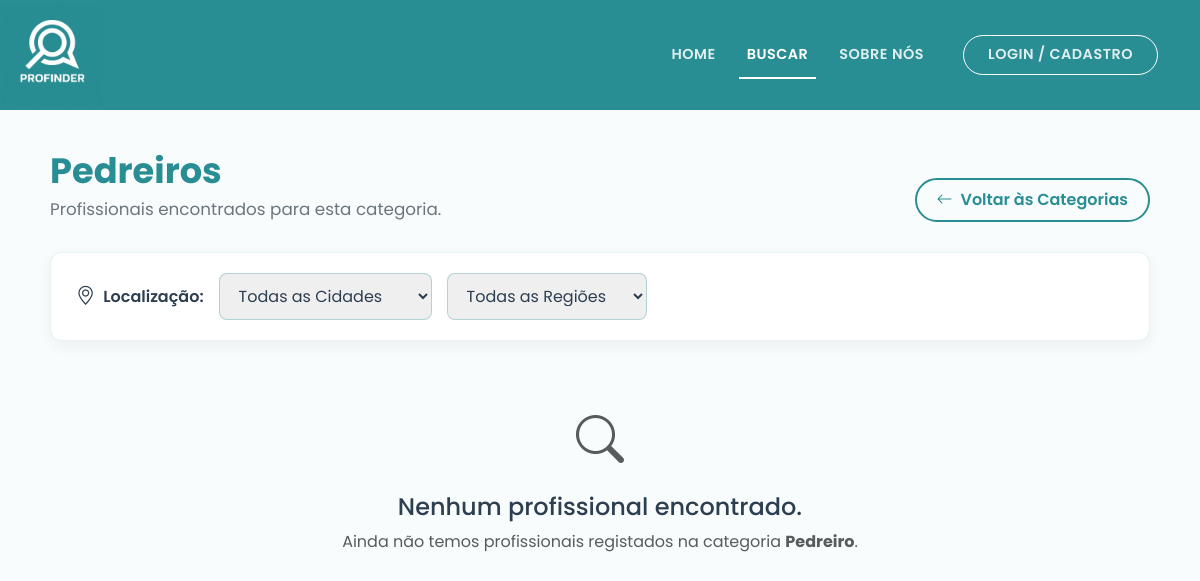
Before: /busca-profissionais/Pedreiro with the older database file.
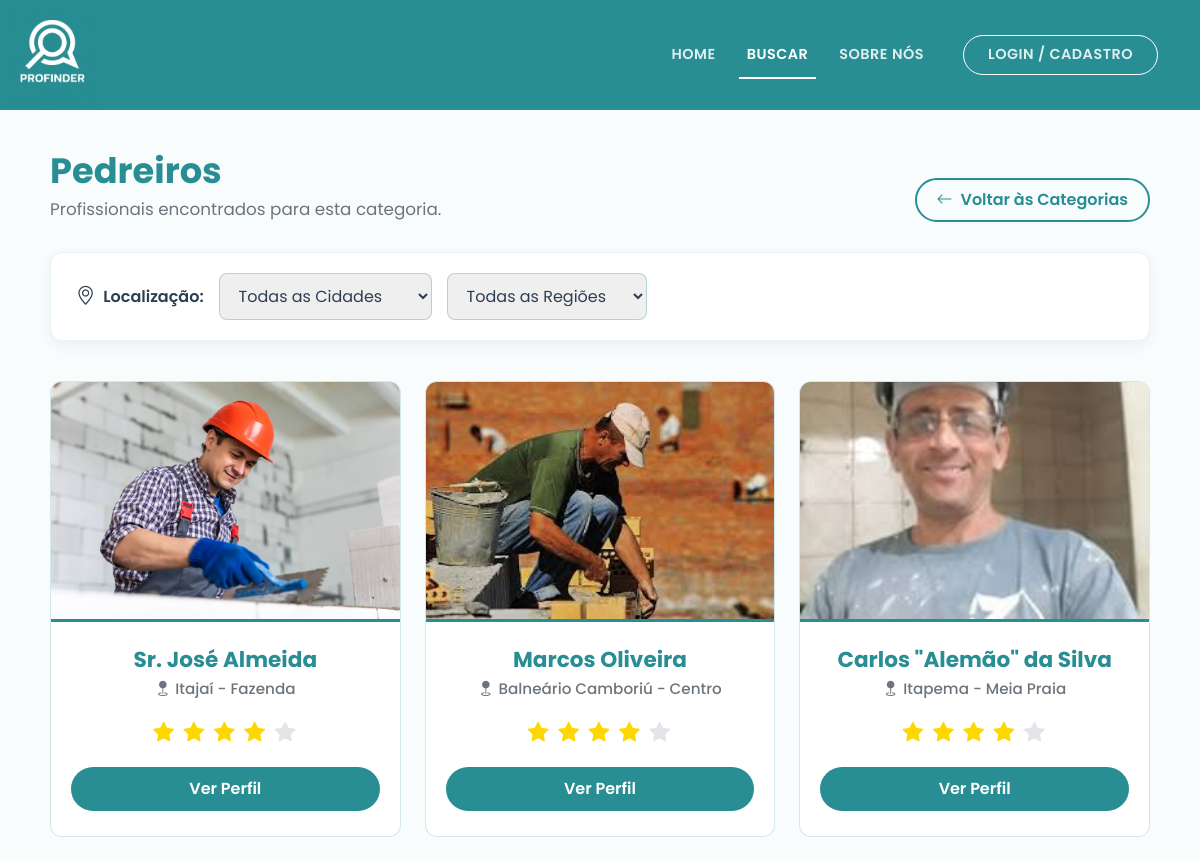
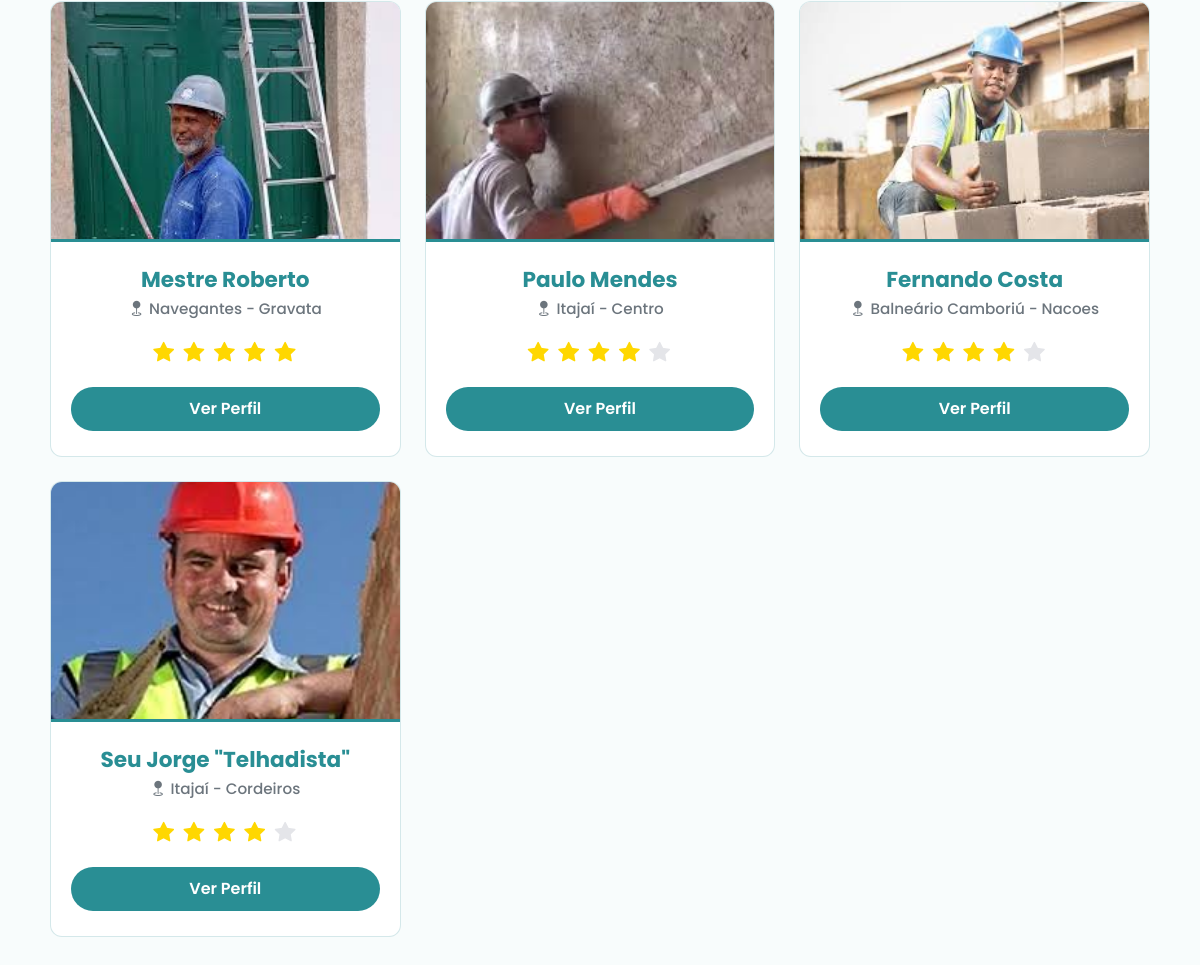
After: the same page with the newer database file (2 pictures, top to bottom).
### app.py (models this page shows, shortened)
class Profissional(db.Model, UserMixin):
    id = db.Column(db.Integer, primary_key=True)
    nome = db.Column(db.String(100), nullable=False)
    cpf = db.Column(db.String(11), unique=True, nullable=False)
    email = db.Column(db.String(120), unique=True, nullable=False)
    senha = db.Column(db.String(128), nullable=False)
    telefone = db.Column(db.String(20), nullable=True)
    profissao = db.Column(db.String(50), nullable=False)
    cidade = db.Column(db.String(100), nullable=False)
    regiao = db.Column(db.String(100), nullable=False)
    endereco_fixo = db.Column(db.String(255), nullable=True)
    descricao = db.Column(db.Text, nullable=True)
    avaliacao = db.Column(db.Float, default=5.0)
    foto = db.Column(db.String(255), default='https://cdn-icons-png.flaticon.com/512/3135/3135715.png')
    tipo_conta = db.Column(db.String(20), default='profissional')
    trabalhos = db.relationship('Portfolio', backref='profissional', lazy=True, cascade='all, delete-orphan')
    solicitacoes_recebidas = db.relationship('SolicitacaoServico', backref='profissional_solicitado', lazy=True, cascade='all, delete-orphan')

### app.py (the view)
@app.route('/busca-profissionais/<categoria>')
def busca_profissionais(categoria):
    profissionais_encontrados = Profissional.query.filter_by(profissao=categoria).all()
    return render_template('busca_profissionais.html', profissionais=profissionais_encontrados, categoria=categoria)

### app/templates/busca_profissionais.html (shortened to what the changed rows need)
<!DOCTYPE html>
<html lang="pt-BR">
<head>
    <link href="https://cdn.jsdelivr.net/npm/bootstrap@5.3.2/dist/css/bootstrap.min.css" rel="stylesheet">
    <link rel="stylesheet" href="https://cdn.jsdelivr.net/npm/bootstrap-icons@1.11.1/font/bootstrap-icons.css">
</head>
<body>
    <main class="container main-container">
        {% set plurais = {
            'Pedreiro': 'Pedreiros',
            'Pintor': 'Pintores',
            'Eletricista': 'Eletricistas',
            'Encanador': 'Encanadores',
            'Diarista': 'Diaristas',
            'Montador de Móveis': 'Montadores de Móveis',
            'Jardineiro': 'Jardineiros',
            'Carpinteiro': 'Carpinteiros',
            'Mecânico': 'Mecânicos',
            'Técnico de Informática': 'Técnicos de Informática'
        } %}
        {% set titulo_plural = plurais.get(categoria, categoria ~ 's') %}
        <div class="cabecalho-busca">
            <div>
                <h1 class="titulo-resultados">{{ titulo_plural }}</h1>
            </div>
        </div>
        <div class="row row-cols-1 row-cols-md-2 row-cols-lg-3 g-4">
            {% if profissionais %}
                {% for pro in profissionais %}
                <div class="col card-item-pro" data-cidade="{{ pro.cidade }}" data-regiao="{{ pro.regiao }}">
                    <div class="card-profissional">
                        <div class="foto-container">
                            <img src="{{ pro.foto }}" alt="Foto de {{ pro.nome }}">
                        </div>
                        <div class="card-body-custom">
                            <h3 class="nome-profissional">{{ pro.nome }}</h3>
                            <p class="localizacao-profissional">
                                <i class="bi bi-geo-fill"></i>
                                {% if pro.regiao == 'todas' %}
                                    {{ pro.cidade }} (Toda a região)
                                {% else %}
                                    {{ pro.cidade }} - {{ pro.regiao.replace('_', ' ').title() }}
                                {% endif %}
                            </p>
                            <div class="estrelas">
                                {% for i in range(5) %}
                                    {% if i < pro.avaliacao|int %}
                                        <i class="bi bi-star-fill"></i>
                                    {% else %}
                                        <i class="bi bi-star-fill estrela-vazia"></i>
                                    {% endif %}
                                {% endfor %}
                            </div>
                            <a href="{{ url_for('perfil', id=pro.id) }}" class="btn-perfil">Ver Perfil</a>
                        </div>
                    </div>
                </div>
                {% endfor %}
            {% else %}
                <div class="col-12 text-center mt-5 w-100">
                    <i class="bi bi-search text-muted" style="font-size: 3rem;"></i>
                    <h4 class="mt-3" style="color: var(--cor-texto-escuro);">Nenhum profissional encontrado.</h4>
                    <p class="text-muted">Ainda não temos profissionais registados na categoria <strong>{{ categoria }}</strong>.</p>
                </div>
            {% endif %}
        </div>
    </main>
</body>
</html>

Changed rows visible on the page:
now on this page (row edited): Profissional: foto (picture), nome "Sr. José Almeida", cidade "Itajaí", regiao.replace "Fazenda", avaliacao 4.9 (drawn)
now on this page (row edited): Profissional: foto (picture), nome "Marcos Oliveira", cidade "Balneário Camboriú", regiao.replace "Centro", avaliacao 4.7 (drawn)
added Profissional: foto (picture), nome "Carlos \"Alemão\" da Silva", cidade "Itapema", regiao.replace "Meia Praia", avaliacao 4.5 (drawn)
added Profissional: foto (picture), nome "Mestre Roberto", cidade "Navegantes", regiao.replace "Gravata", avaliacao 5 (drawn)
added Profissional: foto (picture), nome "Paulo Mendes", cidade "Itajaí", regiao.replace "Centro", avaliacao 4.8 (drawn)
added Profissional: foto (picture), nome "Fernando Costa", cidade "Balneário Camboriú", regiao.replace "Nacoes", avaliacao 4.3 (drawn)
added Profissional: foto (picture), nome "Seu Jorge \"Telhadista\"", cidade "Itajaí", regiao.replace "Cordeiros", avaliacao 4.6 (drawn)
Other visible differences:
{{ categoria }}: "Pedreiro" → (not shown)
text no longer shown: "Nenhum profissional encontrado. Ainda não temos profissionais registados na categoria ."
